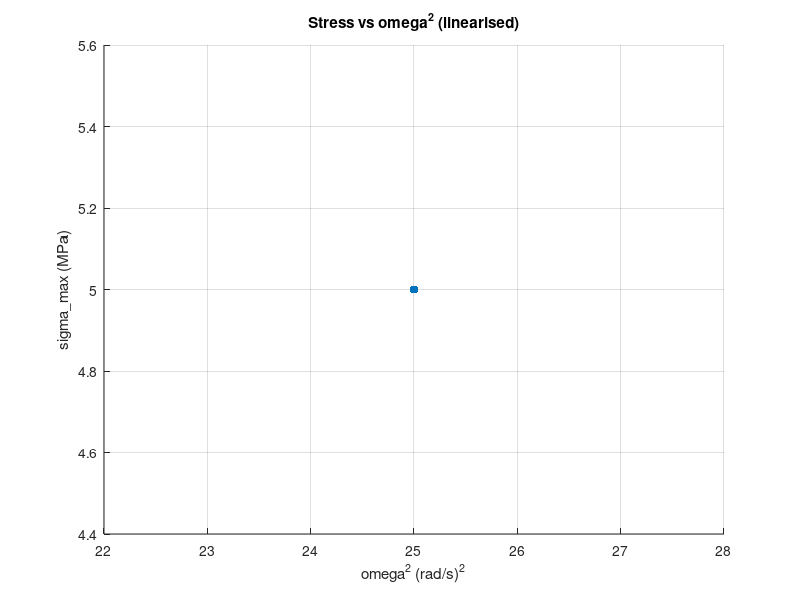

Recreate this plot in MATLAB.
% Flywheel stress vs omega^2 - linearised fit
% Collects (omega, sigma_max) pairs interactively, plots sigma vs omega^2,
% fits a straight line, and finds omega_safe for a target safe stress.

n = input('How many data points do you have? ');

omega = zeros(1, n);
sigma = zeros(1, n);

for i = 1:n
    omega(i) = input(sprintf('Enter omega for point %d (rad/s): ', i));
    sigma(i) = input(sprintf('Enter sigma_max for point %d (MPa): ', i));
end

omega_sq = omega.^2;

% Fit a straight line: sigma = k*omega_sq + c
p = polyfit(omega_sq, sigma, 1);
k = p(1);
c = p(2);

% Plot
scatter(omega_sq, sigma, 'filled');
hold on;
fit_line = k*omega_sq + c;
plot(omega_sq, fit_line, 'r-');
xlabel('omega^2 (rad/s)^2');
ylabel('sigma\_max (MPa)');
title('Stress vs omega^2 (linearised)');
grid on;
hold off;

fprintf('Gradient k = %f MPa per (rad/s)^2\n', k);
fprintf('Intercept c = %f MPa\n', c);

% Solve for safe omega given a target safe stress
sigma_safe = input('Enter target safe stress (MPa), e.g. sigma_yield/FoS: ');
omega_safe = sqrt((sigma_safe - c) / k);
fprintf('omega_safe = %f rad/s\n', omega_safe);
